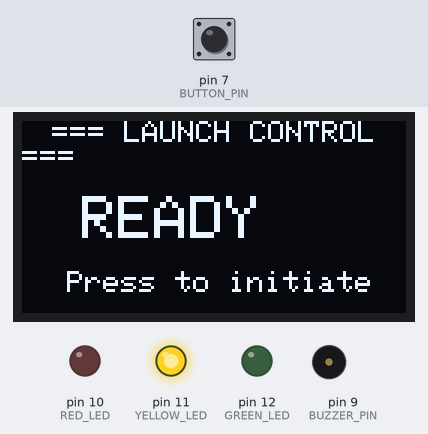
Bench run of a sketch on a simulated Arduino Uno, built with avr-gcc and run on an emulated ATmega328P. On the bench: 128×64 one-colour display, output pins drawn as LEDs (lit = HIGH), buzzer (waves = sounding). Dashed ring = blinking. Inputs (shaded band) come from the test bench; at power-on: pin 7 (BUTTON_PIN) HIGH.

Above: at 1.2 s.
1.3 s: pin 7 (BUTTON_PIN) pulled LOW for 0.15 s
At 3.3 s:
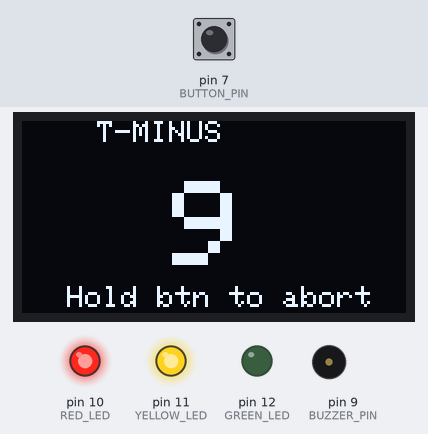
4.0 s: pin 7 (BUTTON_PIN) pulled LOW for 1 s
At 5.3 s:
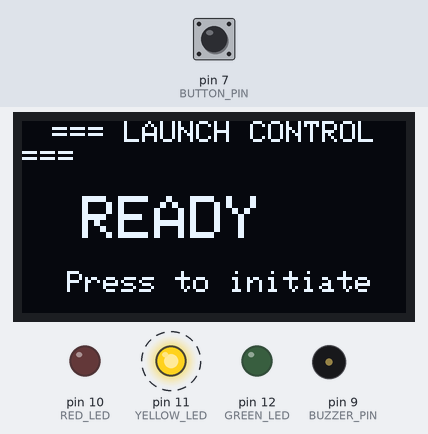
6.5 s: pin 7 (BUTTON_PIN) pulled LOW for 0.15 s
At 18.14 s:
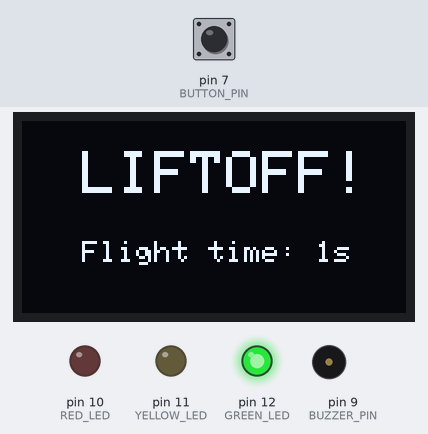
Timing chart, 0 to 18.4 s (numbered marks = the images above; inputs shaded):
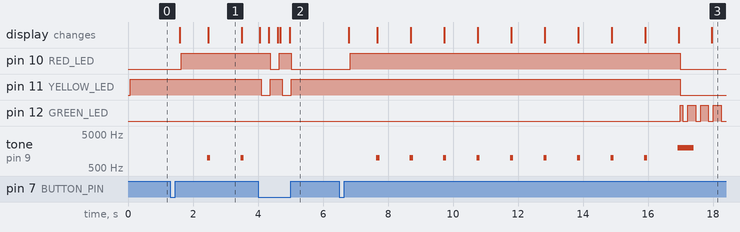

The sketch:

Day23_Launch.ino
```cpp
/* ###########################################################
   ###   30 DAYS LOST IN SPACE - INVENTR.IO                 ###
   ###   DAY 23: LAUNCH - Countdown sequence system         ###
   ###   State machines and multi-component coordination    ###
   ###   Last Updated: 30-12-2024                           ###
   ########################################################### */

#include <Wire.h>
#include <Adafruit_GFX.h>
#include <Adafruit_SSD1306.h>

/* ###########################################################
   ###   1. Display Configuration                           ###
   ########################################################### */

#define SCREEN_WIDTH 128
#define SCREEN_HEIGHT 64
#define OLED_RESET -1
#define SCREEN_ADDRESS 0x3C

Adafruit_SSD1306 display(SCREEN_WIDTH, SCREEN_HEIGHT, &Wire, OLED_RESET);

/* ###########################################################
   ###   2. Pin Definitions                                 ###
   ########################################################### */

const int BUTTON_PIN = 7;
const int BUZZER_PIN = 9;
const int RED_LED = 10;
const int YELLOW_LED = 11;
const int GREEN_LED = 12;

/* ###########################################################
   ###   3. State Machine                                   ###
   ########################################################### */

enum State { IDLE, COUNTDOWN, LAUNCH, ABORT };
State currentState = IDLE;

int countdownValue = 10;
unsigned long lastTick = 0;
unsigned long launchTime = 0;

/* ###########################################################
   ###   4. Setup Function                                  ###
   ########################################################### */

void setup() {
  Serial.begin(9600);

  pinMode(BUTTON_PIN, INPUT_PULLUP);
  pinMode(BUZZER_PIN, OUTPUT);
  pinMode(RED_LED, OUTPUT);
  pinMode(YELLOW_LED, OUTPUT);
  pinMode(GREEN_LED, OUTPUT);

  if (!display.begin(SSD1306_SWITCHCAPVCC, SCREEN_ADDRESS)) {
    Serial.println(F("SSD1306 allocation failed"));
    for (;;);
  }

  updateDisplay();
}

/* ###########################################################
   ###   5. Helper Functions                                ###
   ########################################################### */

void updateDisplay() {
  display.clearDisplay();
  display.setTextColor(SSD1306_WHITE);

  switch (currentState) {
    case IDLE:
      display.setTextSize(1);
      display.setCursor(10, 0);
      display.println(F("=== LAUNCH CONTROL ==="));
      display.setCursor(20, 25);
      display.setTextSize(2);
      display.println(F("READY"));
      display.setTextSize(1);
      display.setCursor(15, 50);
      display.println(F("Press to initiate"));
      break;

    case COUNTDOWN:
      display.setTextSize(1);
      display.setCursor(25, 0);
      display.println(F("T-MINUS"));
      display.setTextSize(4);
      display.setCursor(50, 20);
      display.println(countdownValue);
      display.setTextSize(1);
      display.setCursor(15, 55);
      display.println(F("Hold btn to abort"));
      break;

    case LAUNCH:
      display.setTextSize(2);
      display.setCursor(20, 10);
      display.println(F("LIFTOFF!"));
      display.setTextSize(1);
      display.setCursor(20, 40);
      display.print(F("Flight time: "));
      display.print((millis() - launchTime) / 1000);
      display.println(F("s"));
      break;

    case ABORT:
      display.setTextSize(2);
      display.setCursor(25, 20);
      display.println(F("ABORT"));
      display.setTextSize(1);
      display.setCursor(15, 50);
      display.println(F("Press to reset"));
      break;
  }

  display.display();
}

void setLEDs(bool red, bool yellow, bool green) {
  digitalWrite(RED_LED, red);
  digitalWrite(YELLOW_LED, yellow);
  digitalWrite(GREEN_LED, green);
}

/* ###########################################################
   ###   6. Main Loop                                       ###
   ########################################################### */

void loop() {
  bool buttonPressed = digitalRead(BUTTON_PIN) == LOW;

  switch (currentState) {
    case IDLE:
      setLEDs(false, true, false);
      if (buttonPressed) {
        currentState = COUNTDOWN;
        countdownValue = 10;
        lastTick = millis();
        delay(200);
      }
      break;

    case COUNTDOWN:
      setLEDs(true, true, false);

      // Check for abort (hold button)
      if (buttonPressed) {
        currentState = ABORT;
        noTone(BUZZER_PIN);
        break;
      }

      // Count down every second
      if (millis() - lastTick >= 1000) {
        lastTick = millis();
        tone(BUZZER_PIN, 1000, 100);
        countdownValue--;

        if (countdownValue <= 0) {
          currentState = LAUNCH;
          launchTime = millis();
          tone(BUZZER_PIN, 2000, 500);
        }
      }
      break;

    case LAUNCH:
      setLEDs(false, false, true);
      // Blink green during flight
      if ((millis() / 200) % 2 == 0) {
        digitalWrite(GREEN_LED, HIGH);
      } else {
        digitalWrite(GREEN_LED, LOW);
      }
      break;

    case ABORT:
      setLEDs(true, false, false);
      if (buttonPressed) {
        currentState = IDLE;
        delay(200);
      }
      break;
  }

  updateDisplay();
  delay(50);
}

/* ###########################################################
   ###           END OF DAY 23 - LAUNCH                     ###
   ########################################################### */
```

Measured:
- after the input at 1.3 s, pin 10 (RED_LED): LOW → HIGH after 0.34 s; tone on pin 9 (BUZZER_PIN): alternates 1000 Hz for 0.10 s and silent for 0.93 s, starting after 1.1 s; the display: first changes after 0.29 s (image 1 shows a later state)
- after the input at 4.0 s, pin 10 (RED_LED): HIGH → LOW after 0.38 s, → HIGH 0.28 s later, → LOW 0.36 s later; pin 11 (YELLOW_LED): alternates HIGH for 0.36 s and LOW for 0.28 s, 4 changes in all, then stays HIGH, starting after 0.10 s
- after the input at 6.5 s, pin 10 (RED_LED): LOW → HIGH after 0.34 s, → LOW 10.1 s later; pin 11 (YELLOW_LED): HIGH → LOW after 10.5 s
- what the display in image 1 shows lasts 1.0 s, from 2.5 s to 3.5 s
